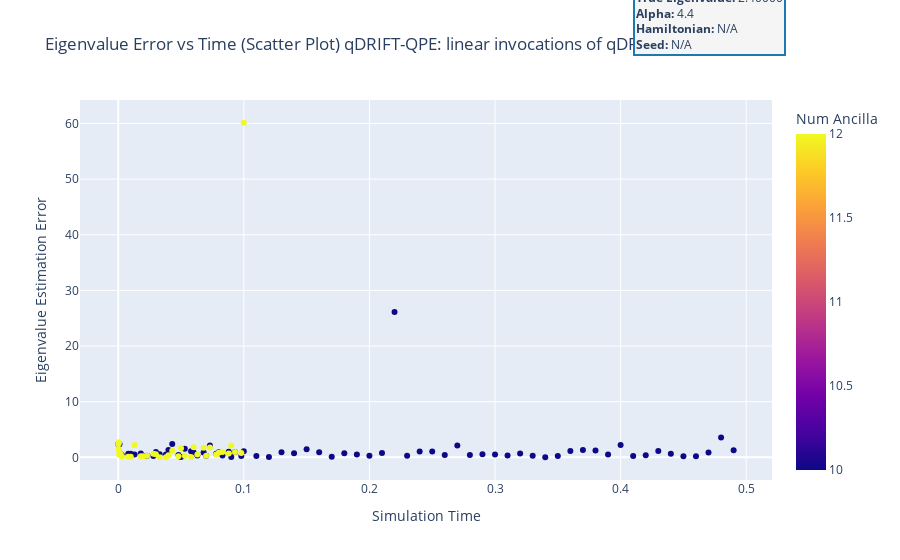

The notebook cell this image was saved under:
### Code cell
linear_invocations = qdrift_qpe_df[qdrift_qpe_df["QDRIFT Implementation"] == "linear invocations of qdrift channel"]
plot_error_vs_time(linear_invocations, "qDRIFT-QPE: linear invocations of qDRIFT channel", exact_eigenvalue)

### Figure 1 — Plotly figure (JSON) as saved in the notebook; plotly's stock layout.template omitted (floating-point values rounded to 4 significant figures)
{"data": [{"hovertemplate": "Time=%{x}<br>Error=%{y}<br>Num Ancilla=%{marker.color}<extra></extra>", "legendgroup": "", "marker": {"color": [10, 10, 10, 10, 10, 10, 10, 10, 10, 10, 10, 10, 10, 10, 10, 10, 10, 10, 10, 10, 10, 10, 10, 10, 10, 10, 10, 10, 10, 10, 10, 10, 10, 10, 10, 10, 10, 10, 10, 10, 10, 10, 10, 10, 10, 10, 10, 10, 10, 10, 10, 10, 10, 10, 10, 10, 10, 10, 10, 10, 10, 10, 10, 10, 10, 10, 10, 10, 10, 10, 10, 10, 10, 10, 10, 10, 12, 12, 12, 12, 12, 12, 12, 12, 12, 12, 12, 12, 12, 12, 12, 12, 12, 12, 12, 12, 12, 12, 12, 12, 12, 12, 12, 12, 12, 12, 12, 12, 12, 12, 12, 12, 12], "coloraxis": "coloraxis", "symbol": "circle"}, "mode": "markers", "name": "", "orientation": "v", "showlegend": false, "type": "scatter", "x": [0.0001, 0.0002, 0.0004, 0.0006, 0.0008, 0.001, 0.002, 0.003, 0.008, 0.013, 0.018, 0.023, 0.028, 0.033, 0.038, 0.043, 0.048, 0.053, 0.058, 0.063, 0.068, 0.073, 0.078, 0.083, 0.088, 0.093, 0.098, 0.01, 0.02, 0.03, 0.04, 0.05, 0.06, 0.07, 0.08, 0.09, 0.1, 0.11, 0.12, 0.13, 0.14, 0.15, 0.16, 0.17, 0.18, 0.19, 0.2, 0.21, 0.22, 0.23, 0.24, 0.25, 0.26, 0.27, 0.28, 0.29, 0.3, 0.31, 0.32, 0.33, 0.34, 0.35, 0.36, 0.37, 0.38, 0.39, 0.4, 0.41, 0.42, 0.43, 0.44, 0.45, 0.46, 0.47, 0.48, 0.49, 0.0001, 0.0002, 0.0004, 0.0006, 0.0008, 0.001, 0.002, 0.003, 0.008, 0.013, 0.018, 0.023, 0.028, 0.033, 0.038, 0.043, 0.048, 0.053, 0.058, 0.063, 0.068, 0.073, 0.078, 0.083, 0.088, 0.093, 0.098, 0.01, 0.02, 0.03, 0.04, 0.05, 0.06, 0.07, 0.08, 0.09, 0.1], "xaxis": "x", "y": [2.4, 2.4, 2.4, 2.4, 2.4, 2.4, 0.668, 0.3547, 0.668, 0.512, 0.6956, 0.2658, 0.2297, 0.5406, 0.5065, 2.4, 0.4123, 1.536, 1.091, 0.3271, 0.866, 2.139, 0.668, 0.3301, 1.005, 0.9485, 0.2297, 0.668, 0.2524, 0.9683, 1.326, 0.06835, 0.866, 0.2963, 0.8981, 0.05437, 1.111, 0.2217, 0.0479, 0.904, 0.7556, 1.459, 0.8981, 0.09001, 0.7361, 0.5269, 0.2831, 0.7638, 26.13, 0.2678, 1.051, 1.061, 0.4176, 2.127, 0.4269, 0.5622, 0.5248, 0.3513, 0.7126, 0.2803, 0.03586, 0.2437, 1.139, 1.298, 1.233, 0.512, 2.217, 0.2449, 0.3612, 1.153, 0.6429, 0.218, 0.2144, 0.8595, 3.544, 1.269, 2.4, 2.4, 1.435, 2.713, 0.4825, 0.668, 0.668, 0.1566, 0.09272, 2.202, 0.1842, 0.2678, 0.6469, 0.01718, 0.01829, 1.187, 0.1949, 0.2917, 0.05966, 0.5219, 1.746, 1.761, 0.5303, 0.9399, 0.6917, 0.9649, 0.7878, 0.09903, 0.2078, 0.5592, 0.3675, 1.65, 1.812, 0.2963, 0.8214, 2.144, 60.13], "yaxis": "y"}], "layout": {"annotations": [{"align": "left", "bgcolor": "#f5f5f5", "bordercolor": "#1f77b4", "borderwidth": 2, "font": {"size": 12}, "showarrow": false, "text": "<b>True Eigenvalue:</b> 2.40000<br><b>Alpha:</b> 4.4<br><b>Hamiltonian:</b> N/A<br><b>Seed:</b> N/A", "x": 1.02, "xref": "paper", "y": 1.3, "yref": "paper"}], "coloraxis": {"colorbar": {"title": {"text": "Num Ancilla"}}, "colorscale": [[0, "#0d0887"], [0.1111, "#46039f"], [0.2222, "#7201a8"], [0.3333, "#9c179e"], [0.4444, "#bd3786"], [0.5556, "#d8576b"], [0.6667, "#ed7953"], [0.7778, "#fb9f3a"], [0.8889, "#fdca26"], [1, "#f0f921"]]}, "legend": {"title": {"text": "Number of Ancilla Qubits"}, "tracegroupgap": 0}, "margin": {"r": 120}, "title": {"text": "Eigenvalue Error vs Time (Scatter Plot) qDRIFT-QPE: linear invocations of qDRIFT channel"}, "xaxis": {"anchor": "y", "domain": [0, 1], "title": {"text": "Simulation Time"}}, "yaxis": {"anchor": "x", "domain": [0, 1], "title": {"text": "Eigenvalue Estimation Error"}}}}
